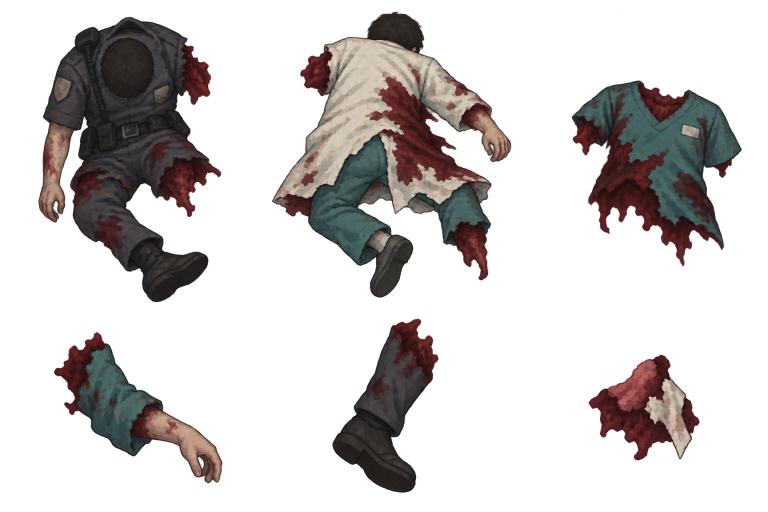
#> input picture Concepts/Unused/Environment/HumanRemains03/atlas.png, 1536 x 1024 px (shown at 1/2 size)
$ python build_previews.py
#> lines starting #> are read from the running program, lines starting #| are printed output that depends on the picture
"""Archive one AI atlas and composite previews; do not repaint source pixels."""
from pathlib import Path
import hashlib
import json

from PIL import Image, ImageDraw, ImageFont


ROOT = Path(__file__).resolve().parents[4]
DEST = ROOT / "Concepts/Unused/Environment/HumanRemains03"
SOURCE = DEST / "atlas.png"
FLOORS = ROOT / "Concepts/Used/Environment/FloorMaterials01"
FONT = "C:/Windows/Fonts/arial.ttf"


def font(size):
    return ImageFont.truetype(FONT, size)


def patch(kind, size):
    name = "warehouse-concrete-base-01.png" if kind == "concrete" else "lab-tile-base-01.png"
    base = Image.open(FLOORS / name).convert("RGBA")
    # Existing 6-unit floor source: 128 px per unit in these static previews.
    base = base.resize((768, 768), Image.Resampling.LANCZOS)
    result = Image.new("RGBA", size)
    for y in range(0, size[1], 768):
        for x in range(0, size[0], 768):
            result.alpha_composite(base, (x, y))
    return result


def main():
    DEST.mkdir(parents=True, exist_ok=True)
    atlas = Image.open(SOURCE).convert("RGBA")
#> atlas is the input picture: PIL image 1536x1024 RGBA; mean R, G, B, A 46.4, 35.1, 33.6, 69.3
    cells = [(0, 0, 512, 620), (512, 0, 1024, 620), (1024, 0, 1536, 620),
             (0, 620, 512, 1024), (512, 620, 1024, 1024), (1024, 620, 1536, 1024)]
    names = ["Охранник", "Лаборант", "Торс", "Рука", "Нога", "Плоть / ткань"]
    crops = []
    for cell in cells:
        crop = atlas.crop(cell)
        bounds = crop.getchannel("A").point(lambda value: 255 if value > 16 else 0).getbbox()
        if bounds is None:
            raise ValueError("Empty atlas cell")
        crops.append(crop.crop(bounds))
#> this loop made 6 passes
#> bounds on passes 1 to 6: (76, 33, 443, 605), (31, 23, 511, 596), (119, 161, 460, 533), (107, 43, 446, 347), (153, 17, 365, 366), (153, 89, 376, 301)
#> pass 1, in main, `crop = atlas.crop(cell)`:
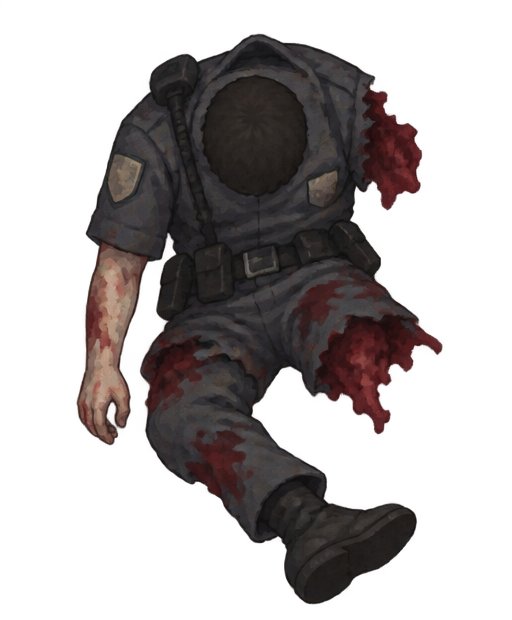
#> crop: PIL image 512x620 RGBA; mean R, G, B, A 45.2, 32.9, 32.3, 96.9; transparent parts drawn white
#> after the loop:
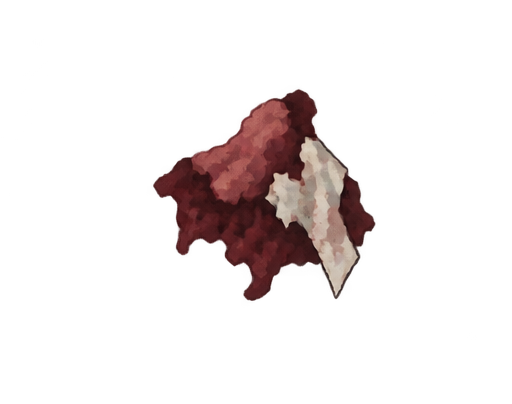
#> crop: PIL image 512x404 RGBA; mean R, G, B, A 39.1, 21.3, 20.4, 31.1; transparent parts drawn white
#> after the loop, crops = 6 items

    overview = Image.new("RGBA", (1200, 850), "#151d20")
    draw = ImageDraw.Draw(overview)
    draw.text((30, 24), "ЖЕРТВЫ · ПРОБА 03", font=font(29), fill="#d5dfda")
    draw.text((30, 65), "Один тестовый набор · крупные формы · без лиц", font=font(19), fill="#a4b4b4")
    for index, crop in enumerate(crops):
        x = 24 + (index % 3) * 392
#> x = 24
        y = 110 + (index // 3) * 355
#> y = 110
        background = patch("concrete" if index % 2 == 0 else "tile", (376, 304))
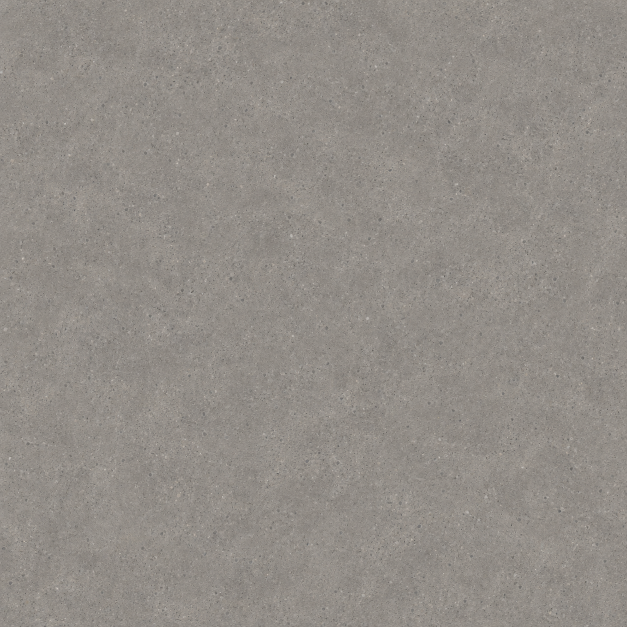
#> input picture Concepts/Used/Environment/FloorMaterials01/warehouse-concrete-base-01.png, 1254 x 1254 px (shown at 1/2 size)
#> in patch, `result = Image.new("RGBA", size)`: result: PIL image 376x304 RGBA; every value is 0
#> after the loop in patch, `for y in range(0, size[1], 768):`:
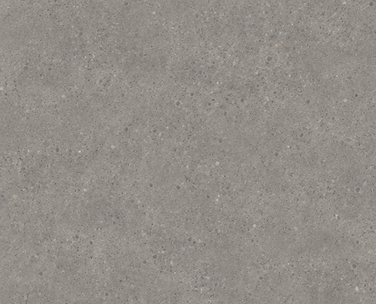
#> result: PIL image 376x304 RGBA; mean R, G, B, A 146.3, 141.2, 135.5, 255
        factor = min(330 / crop.width, 275 / crop.height)
#> factor = 0.481
        if index == 2:
            factor *= .82
        if index >= 3:
            factor *= .72
        sprite = crop.resize((round(crop.width * factor), round(crop.height * factor)), Image.Resampling.LANCZOS)
        background.alpha_composite(sprite, ((376 - sprite.width) // 2, (304 - sprite.height) // 2))
        overview.alpha_composite(background, (x, y))
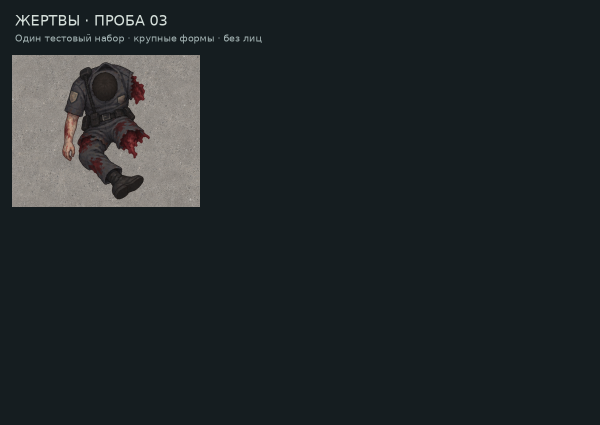
#> overview: PIL image 1200x850 RGBA (shown at 1/2 size); mean R, G, B, A 33.2, 39.6, 41.7, 255
        draw.text((x + 8, y + 313), names[index], font=font(20), fill="#d5dfda")
#> pass 2 of the loop in main, `for index, crop in enumerate(crops):`:
#> x = 416
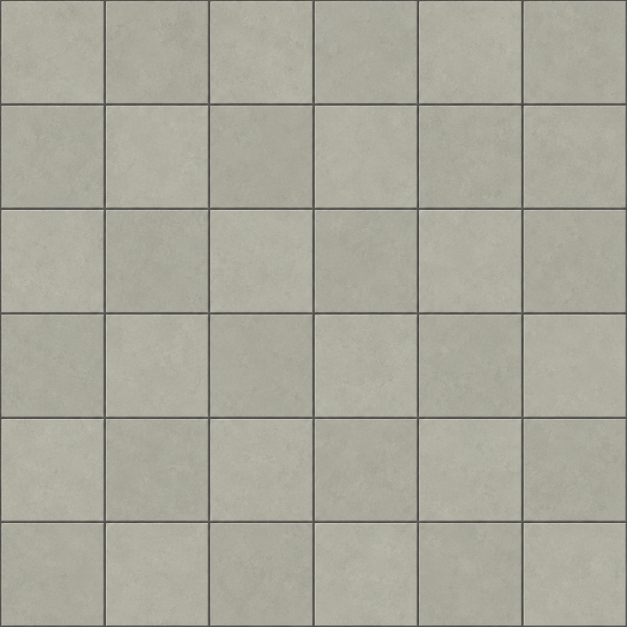
#> input picture Concepts/Used/Environment/FloorMaterials01/lab-tile-base-01.png, 1254 x 1254 px (shown at 1/2 size)
#> in main, `overview.alpha_composite(background, (x, y))`:
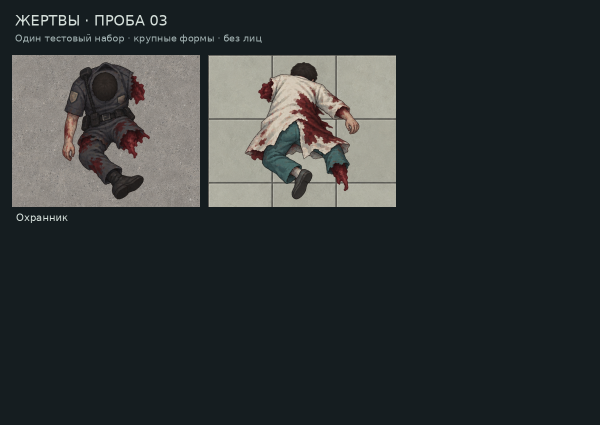
#> overview: PIL image 1200x850 RGBA (shown at 1/2 size); mean R, G, B, A 48.1, 53.2, 53.7, 255
    overview.convert("RGB").save(DEST / "overview.png")

    scale = Image.new("RGBA", (1200, 610), "#151d20")
    draw = ImageDraw.Draw(scale)
    draw.text((30, 22), "ЧИТАЕМОСТЬ В УМЕНЬШЕНИИ", font=font(27), fill="#d5dfda")
    draw.text((30, 61), "Тела около 120 px · статичная проба, не кадр из Unity", font=font(18), fill="#a4b4b4")
    # A single scale factor retains source relative sizes in the reading test.
    factor = 120 / crops[1].height
#> factor = 0.209
    for row, kind in enumerate(["concrete", "tile"]):
        background = patch(kind, (1152, 215))
#> in patch (call 7), `result = Image.new("RGBA", size)`: result: PIL image 1152x215 RGBA; every value is 0
        for index, crop in enumerate(crops):
            sprite = crop.resize((max(1, round(crop.width * factor)), max(1, round(crop.height * factor))), Image.Resampling.LANCZOS)
            background.alpha_composite(sprite, (46 + index * 188, (215 - sprite.height) // 2))
#> this loop made 6 passes
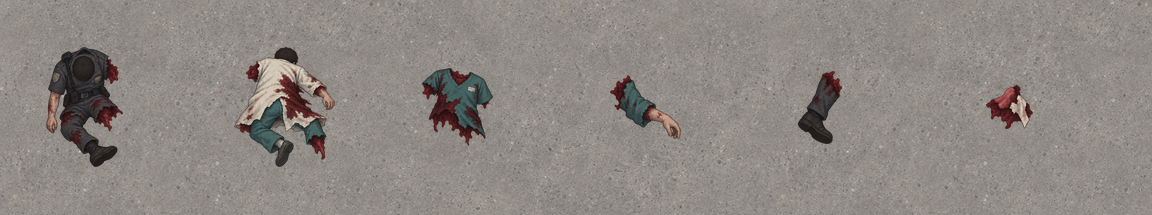
#> background: PIL image 1152x215 RGBA; mean R, G, B, A 141.2, 135.6, 130.1, 255
#> sprite: PIL image 47x44 RGBA
        scale.alpha_composite(background, (24, 110 + row * 230))
#> pass 2 of the loop in main, `for row, kind in enumerate(["concrete", "tile"]):`:
#> the loop in main, `for index, crop in enumerate(crops):` made 6 passes
#> in main, `scale.alpha_composite(background, (24, 110 + row * 230))`:
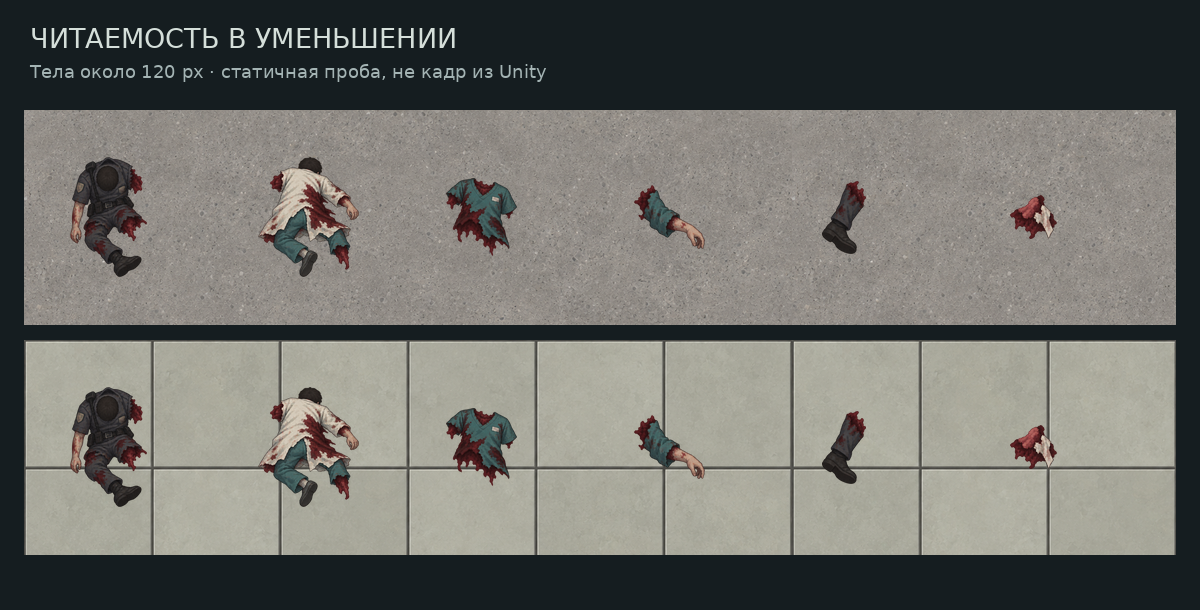
#> scale: PIL image 1200x610 RGBA; mean R, G, B, A 110.3, 110.5, 105.6, 255
    scale.convert("RGB").save(DEST / "camera-scale.png")
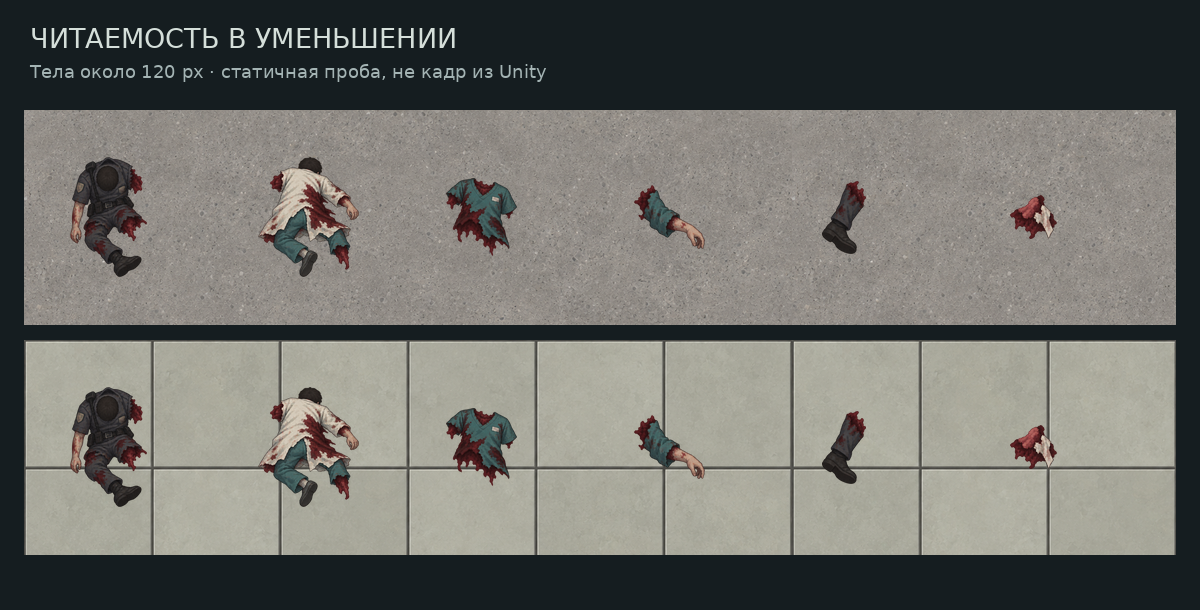
#> saved as camera-scale.png: PIL image 1200x610 RGB; mean R, G, B 110.3, 110.5, 105.6

    print(json.dumps({"directory": str(DEST), "sourceMode": atlas.mode, "sourceSize": atlas.size,
                      "cellBounds": cells, "sourceSha256": hashlib.sha256(SOURCE.read_bytes()).hexdigest(),
                      "processing": "source copied unchanged; crop/resize/alpha-composite for previews only"}, ensure_ascii=False))
#> (printed output is left out)


if __name__ == "__main__":
    main()
